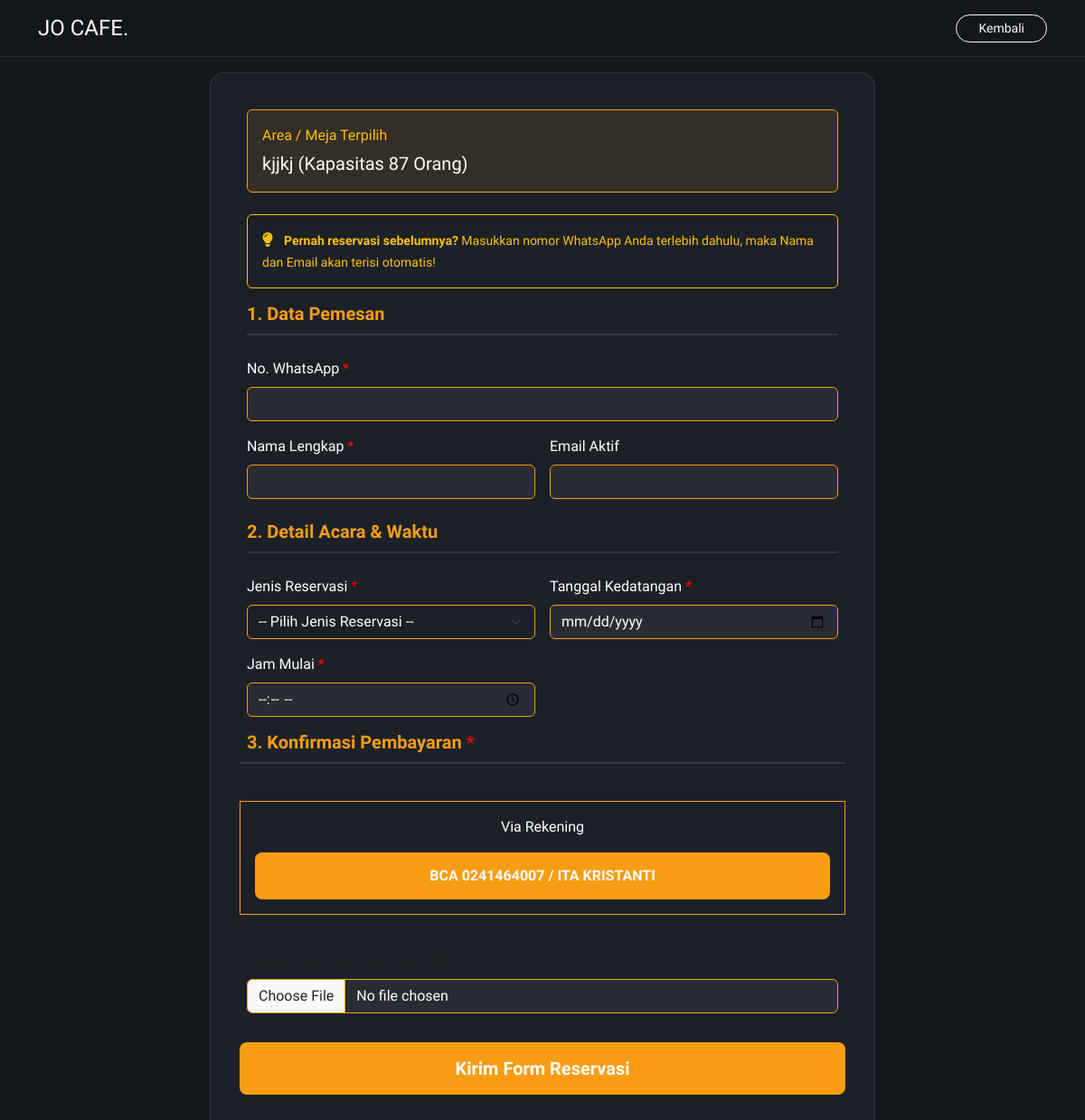
Page /reservasi/room2.php?id_room=5 on the earlier database version.
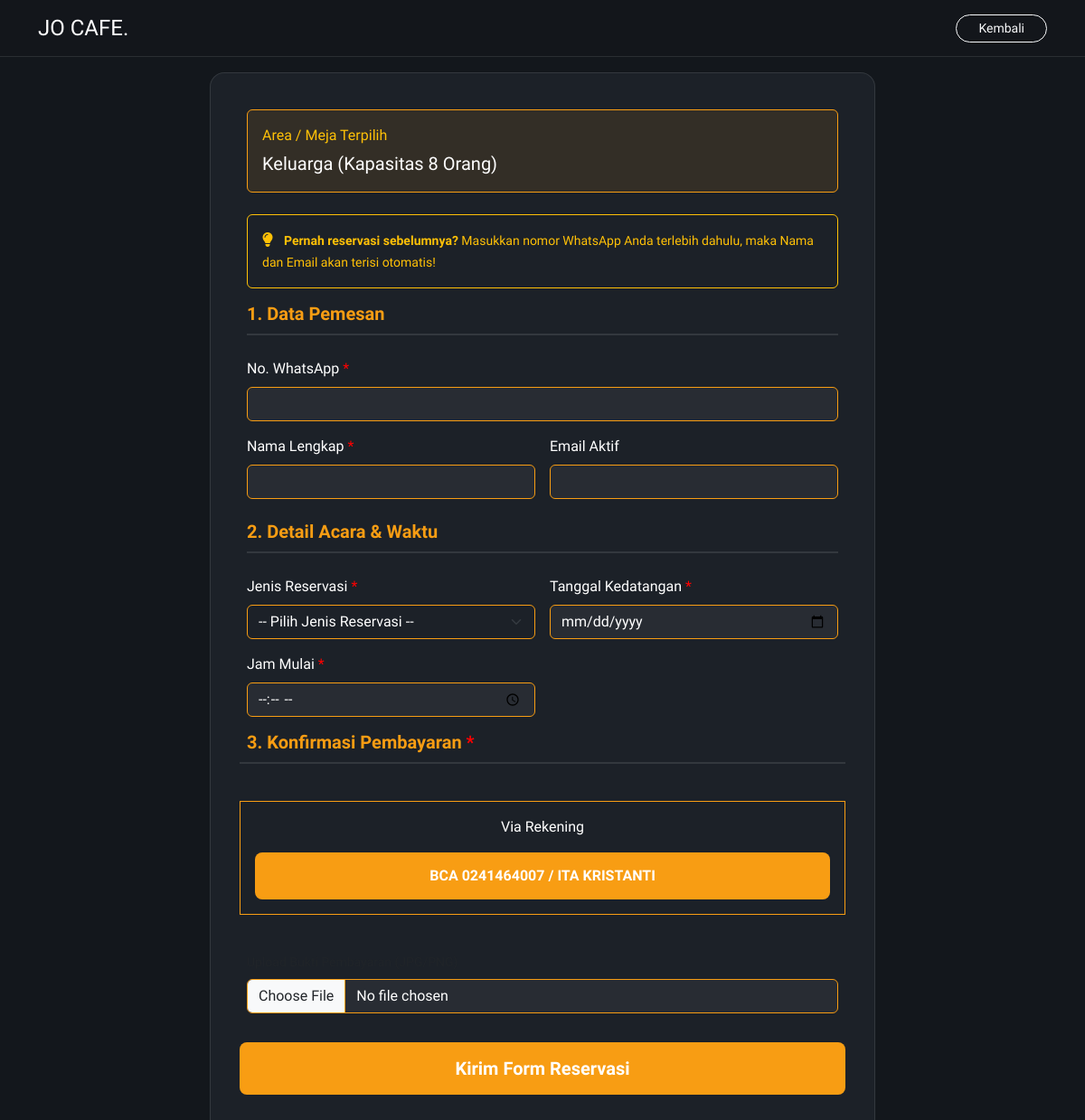
Same page on the later database version.
### tables this page shows
CREATE TABLE `room` (
  `id_room` int(11) NOT NULL,
  `id_admin` int(11) DEFAULT NULL,
  `nama_area` varchar(250) NOT NULL,
  `kapasitas` varchar(100) NOT NULL,
  `gambar` varchar(100) NOT NULL,
  `status` varchar(100) NOT NULL
);

### reservasi/room2.php (the view, shortened to what the changed rows need)
<?php
include "../config/koneksi.php";
$id_room_dipilih = $_GET['id_room'];
$cek_meja = mysqli_query($conn, "SELECT * FROM room WHERE id_room = '$id_room_dipilih'");
$info = mysqli_fetch_assoc($cek_meja);
$data_room = $info;
?>
<!DOCTYPE html>
<html lang="id">
<head>
    <link href="https://cdn.jsdelivr.net/npm/bootstrap@5.3.0/dist/css/bootstrap.min.css" rel="stylesheet">
    <link rel="stylesheet" href="https://cdnjs.cloudflare.com/ajax/libs/font-awesome/6.4.0/css/all.min.css">
</head>
<body>
    <div class="container mb-5">
        <div class="row justify-content-center">
            <div class="col-lg-8">
                <div class="form-card">
                    <form action="" method="POST" enctype="multipart/form-data" id="formReservasi">
                        <div class="mb-4 p-3 rounded" style="background: rgba(248, 157, 19, 0.1); border: 1px solid var(--accent-gold);">
                            <label class="form-label text-warning mb-1">Area / Meja Terpilih</label>
                            <input type="text" class="form-control border-0 bg-transparent fs-5 p-0" value="<?= $data_room['nama_area']; ?> (Kapasitas <?= $data_room['kapasitas']; ?> Orang)" readonly>
                        </div>
                    </form>
                </div>
            </div>
        </div>
    </div>
</body>
</html>

Differences in the rows shown:
changed room: nama_area+kapasitas "kjjkj (Kapasitas 87 Orang)" → "Keluarga (Kapasitas 8 Orang)"
